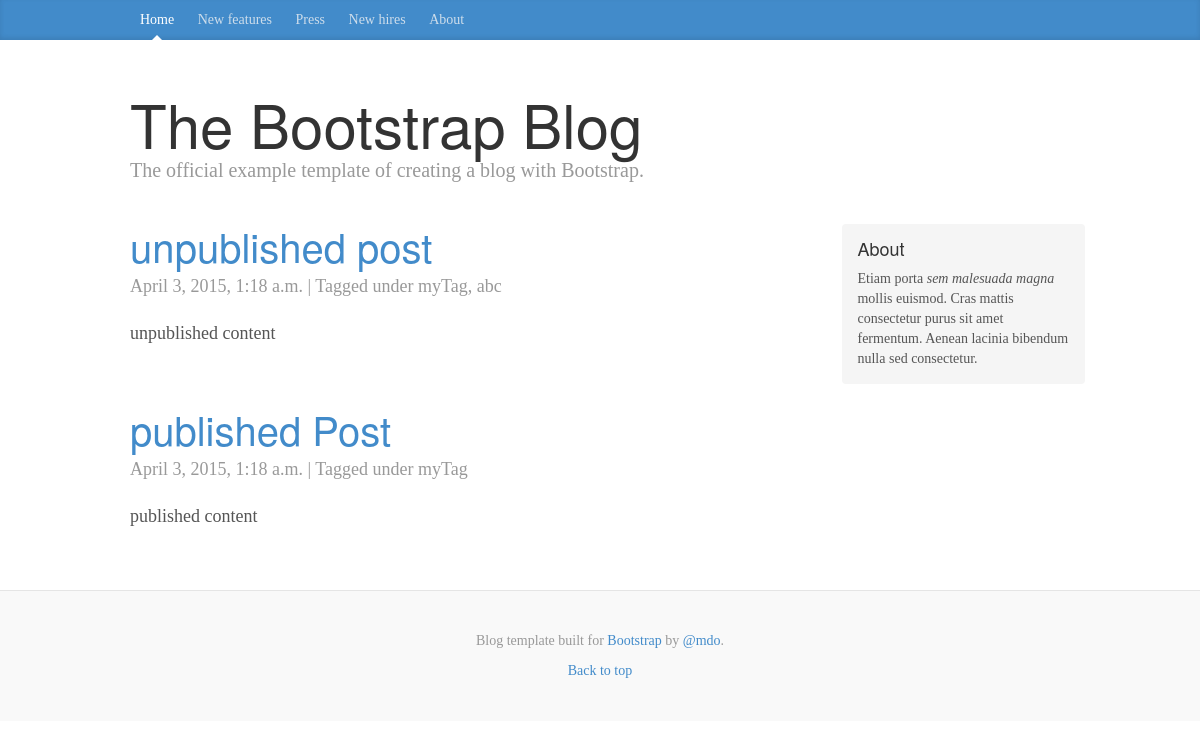
Screenshot of //feed/ with the database file from the repository.
### blog/models.py (models this page shows, shortened)
class Entry(models.Model):
    title = models.CharField(max_length=255)
    body = models.TextField()
    body_html = models.TextField(editable=False, blank=True, null=True)
    publish = models.BooleanField(default=False)
    slug = models.SlugField(max_length=200, unique=True)
    created = models.DateTimeField(auto_now_add=True)
    modified = models.DateTimeField(auto_now=True)
    tags = models.ManyToManyField(Tag)
    objects = EntryQuerySet.as_manager()
    class Meta:
        verbose_name = "Blog Post"
        verbose_name_plural = "Blog Posts"
        ordering = ['-created']

class Tag(models.Model):
    slug = models.SlugField(max_length=200, unique=True)
    def __str__(self):
        return self.slug

### blog/views.py (the view)
# urls.py: url(r'^$', views.BlogIndex.as_view(), name='index'),
class BlogIndex(generic.ListView):
    queryset = models.Entry.objects.all()
    template_name = "blog/home.html"
    paginate_by = 2

### blog/templates/blog/home.html
{% extends 'blog/base.html' %}
{% load django_markdown %}
{% block blog_entries %}
    {% for object in object_list %}
        <div class="post">
            <h2><a href="{% url "entry_detail" slug=object.slug %}">{{ object.title }}</a></h2>
            <p class="meta"> {{object.created}} | Tagged under {{ object.tags.all|join:", " }} </p>
            {{ object.body|markdown }}
        </div>
    {% endfor %}
{% endblock %}

### blog/static/css/blog.css (style rules this page uses)
body { font-family: Georgia, "Times New Roman", Times, serif; color: #555; }
h1, .h1, h2, .h2, h3, .h3, h4, .h4, h5, .h5, h6, .h6 { margin-top: 0; font-family: "Helvetica Neue", Helvetica, Arial, sans-serif; font-weight: normal; color: #333; }
.post { margin-bottom: 60px; }
div.post h2:first-child { margin-bottom: 5px; font-size: 40px; }
.meta { margin-bottom: 20px; color: #999; }

### rows the page displays
Entry: title "unpublished post", created "April 3, 2015, 1:18 a.m.", tags.all "myTag, abc", body "unpublished content"
Entry: title "published Post", created "April 3, 2015, 1:18 a.m.", tags.all "myTag", body "published content"
